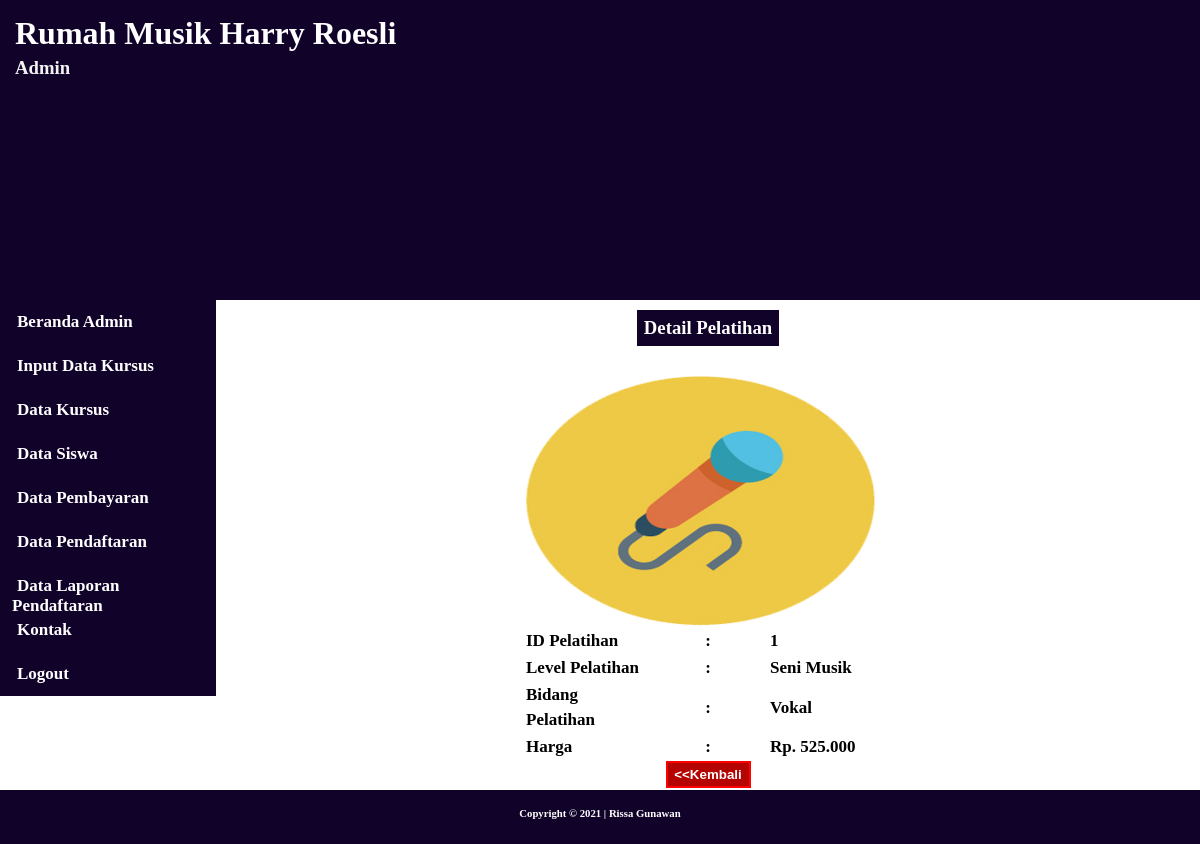
Page /admin/detailkamar?id=1 (signed in) on the earlier database version.
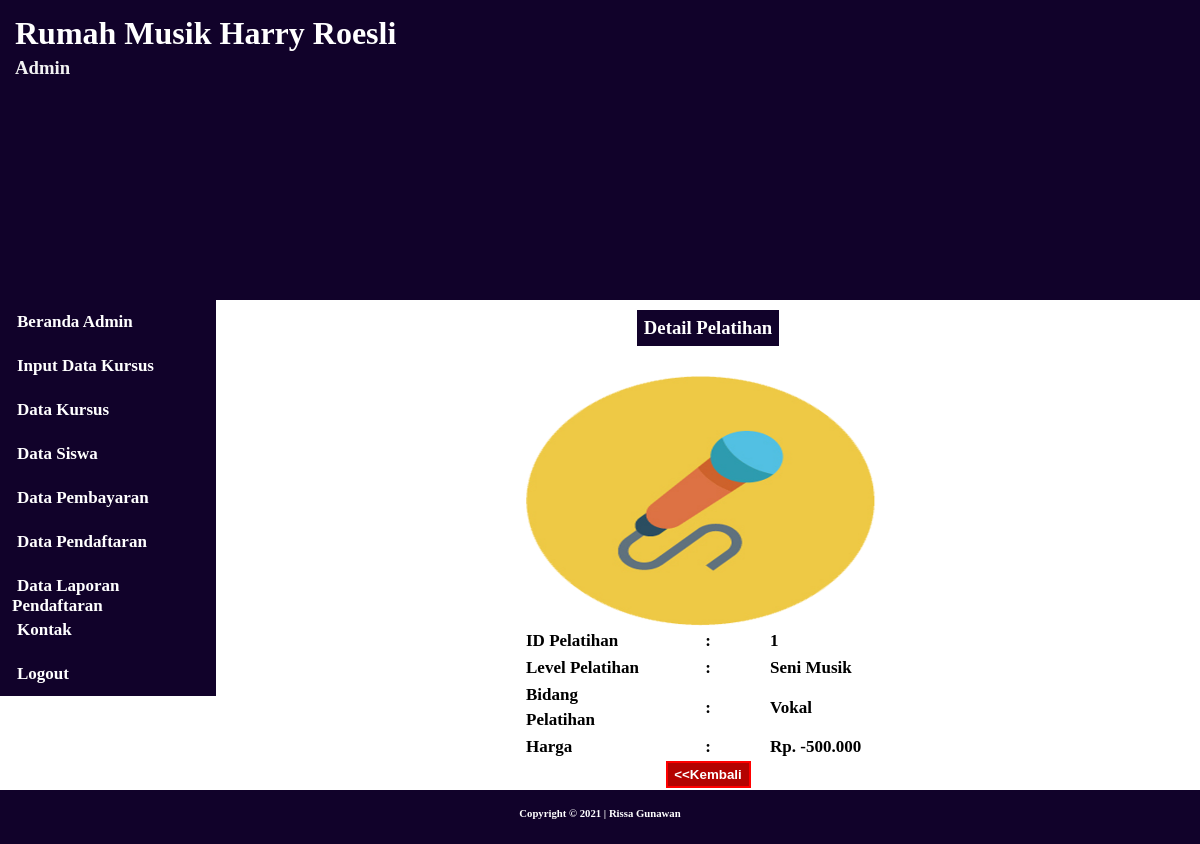
Same page on the later database version.
### tables this page shows
CREATE TABLE `kursus` (
  `idkursus` int(10) NOT NULL,
  `tipe` varchar(50) NOT NULL,
  `bidang` varchar(20) NOT NULL,
  `harga` int(11) NOT NULL,
  `gambar` varchar(1000) NOT NULL
);

### admin/detailkamar.php (the view)
<?php
	require_once "view/header.php";
	$ambil = $_GET['id'];
  	$sql = $pdo->query("SELECT * FROM kursus WHERE idkursus='$ambil'");
  	$caridata = $sql->fetch();
  	$idkursus = $caridata['idkursus'];
  	$tipe = $caridata['tipe'];
  	$bidang = $caridata['bidang'];
  	$harga = $caridata['harga'];
  	$gambar = $caridata['gambar'];
  	$angka = number_format($harga,0,",",".");
?>
	<aside>
		<center>
			<h3>Detail Pelatihan</h3>
			<div id="kanan">
				<table align="center">
				<tr>
					<td colspan="3"><img src="../simpangambar/<?php echo $gambar?>" width="350px" height="250px"/></td>
				</tr>
				<tr>
					<td>ID Pelatihan</td>
					<td><center>:</center></td>
					<td><?php echo $idkursus ?></td>
				</tr>
				<tr>
					<td>Level Pelatihan</td>
					<td><center>:</center></td>
					<td><?php echo $tipe ?></td>
				</tr>
				<tr>
					<td>Bidang Pelatihan</td>
					<td><center>:</center></td>
					<td><?php echo $bidang ?></td>
				</tr>
				<tr>
					<td>Harga</td>
					<td><center>:</center></td>
					<td>Rp. <?php echo $angka ?></td>
				</tr>
				<tr>
					<td></td>
					<td><center><a href="datakamar"><button style="width:85px;background:#B40301;color:white;font-weight:bold;padding:4px;border:2px solid red;">&lt;&lt;Kembali</button></a></center></td>
					<td></td>
				</tr>
			  </table>
			</div>
		</center>
	</aside>
<?php
	require_once "view/footer.php"
?>

Differences in the rows shown:
changed kursus "Seni Musik": harga "525.000" → "-500.000"
